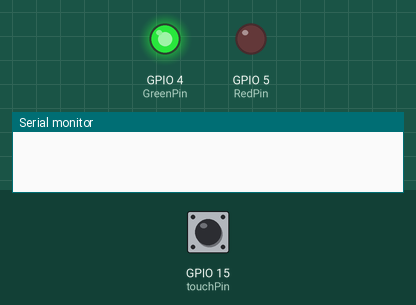
This sketch was run on a simulated ESP32. On the bench: output pins drawn as LEDs (lit = HIGH), the last lines printed to the serial monitor. The inputs (shaded band) are chosen by the test bench; at power-on: GPIO 15 (touchPin) HIGH.

Above: at 2.2 s.
2.3 s: GPIO 15 (touchPin) pulled LOW for 0.6 s
At 2.9 s:
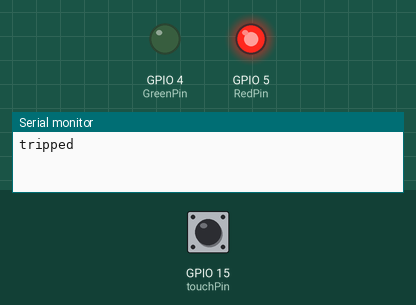
4.5 s: GPIO 15 (touchPin) pulled LOW for 3.2 s
At 8.6 s:
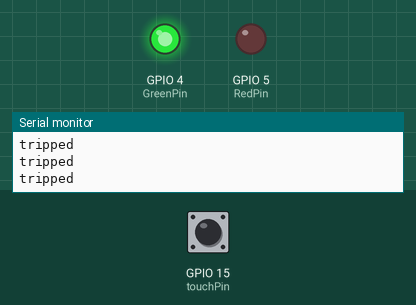
Timing chart, 0 to 10.1 s (numbered marks = the images above; inputs shaded):
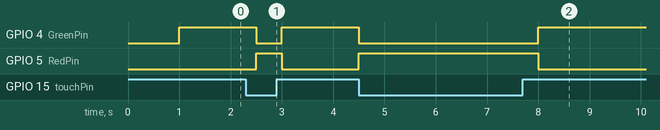

Measured:
- after the input at 2.3 s, GPIO 4 (GreenPin): HIGH → LOW after 0.20 s, → HIGH 0.50 s later; GPIO 5 (RedPin): LOW → HIGH after 0.20 s, → LOW 0.50 s later
- after the input at 4.5 s, GPIO 4 (GreenPin): HIGH → LOW at once, → HIGH 3.5 s later; GPIO 5 (RedPin): LOW → HIGH at once, → LOW 3.5 s later

The sketch:

AsyncUDPClient.ino
```cpp
// Initialize pin numbers
const int touchPin = 15;
const int RedPin = 5;
const int GreenPin = 4;

// Threshold value for touch sensitivity
const int threshold = 30;

// Variable to store the sensor reading
int touchValue;

void setup() {
  Serial.begin(115200);
  delay(1000);  // Delay to stabilize the sensor
  // Initialize the LEDs as outputs
  pinMode(RedPin, OUTPUT);
  pinMode(GreenPin, OUTPUT);
}

void loop() {
  // Read the sensor value
  touchValue = touchRead(touchPin);

  // If touchValue is greater than the threshold (sensor is touched)
  if (touchValue > threshold) {
    digitalWrite(GreenPin, HIGH);   // Turn on the Red LED
    digitalWrite(RedPin, LOW);  // Turn off the Green LED
  } else {
    digitalWrite(RedPin, HIGH); // Turn on the Green LED
    digitalWrite(GreenPin, LOW);    // Turn off the Red LED
    Serial.println("tripped"); // Indicates sensor has been tripped
  }

  delay(500);  // Wait for half a second
}
```
